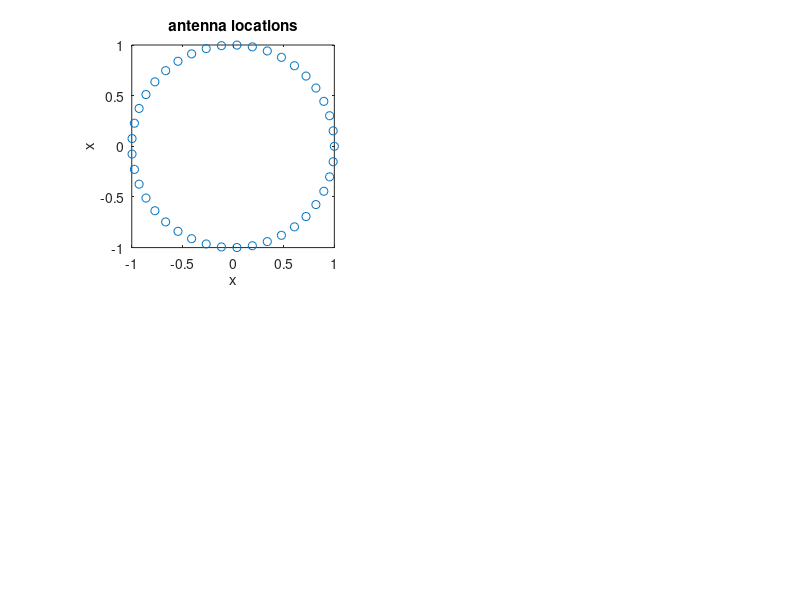

This figure's MATLAB source: (Note: this script raises an error after producing the figure.)
% "example_nufft1_antenna.m"
% This m-file is an example of applying the NUFFT method to compute
% the far-field beam pattern of a 2D array of nonuniformly spaced
% (point?) antenna elements.
% In the nomenclature of the 1999 SIAM J Sci. Comput. paper by Nguyen and Liu,
% this is "Problem 1."

%
% antenna element locations in 2d plane
%
clf, pl = @(p) subplot(220+p);
for choice=1:2
	tmp = [0:40]'/41 * 2 * pi;
	yc = sin(choice*tmp); % funny bowtie pattern for illustration
	xc = cos(tmp); clear tmp
	pl(choice), plot(xc, yc, 'o'), axis square
	xlabel 'x', ylabel 'x', title 'antenna locations'

	% create NUFFT structure
	N = [1 1]*2^8;
	J = [5 5];	% interpolation neighborhood
	K = N*2;	% two-times oversampling
	om = [xc yc];	% 'frequencies' are locations here!

	% the following line probably needs to be changed
	% to get the proper scaling/dimensions in the pattern
	% but for now i just make it fill up [-pi/20,pi/20]
	% in hopes of getting a nice 'picture' of pattern
	om = (pi/20) * om / max(om(:));
	st = nufft_init(om, N, J, K, N/2, 'minmax:kb');

	weights = ones(size(xc)); % equal weights on each element; could change
	pattern = nufft_adj(weights, st); % call *adjoint* NUFFT

	pl(2+choice)
	im(pattern, 'pattern')
end
